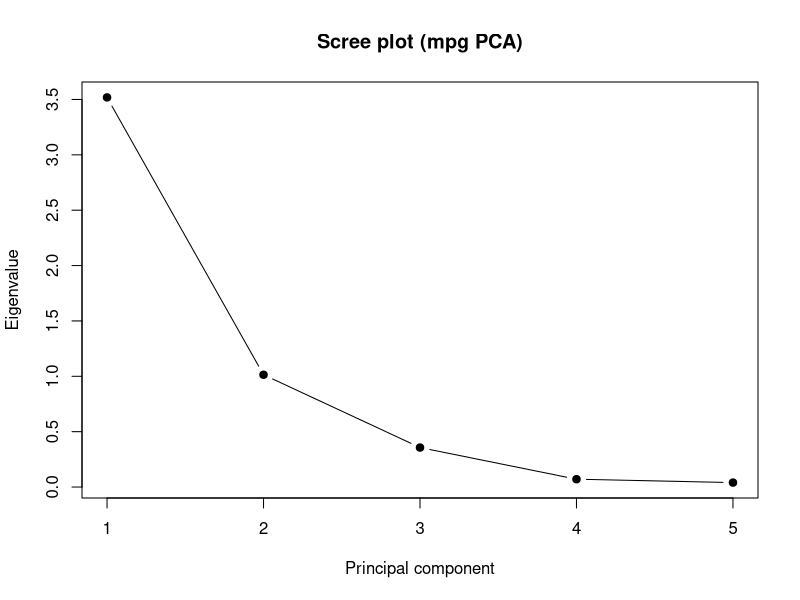
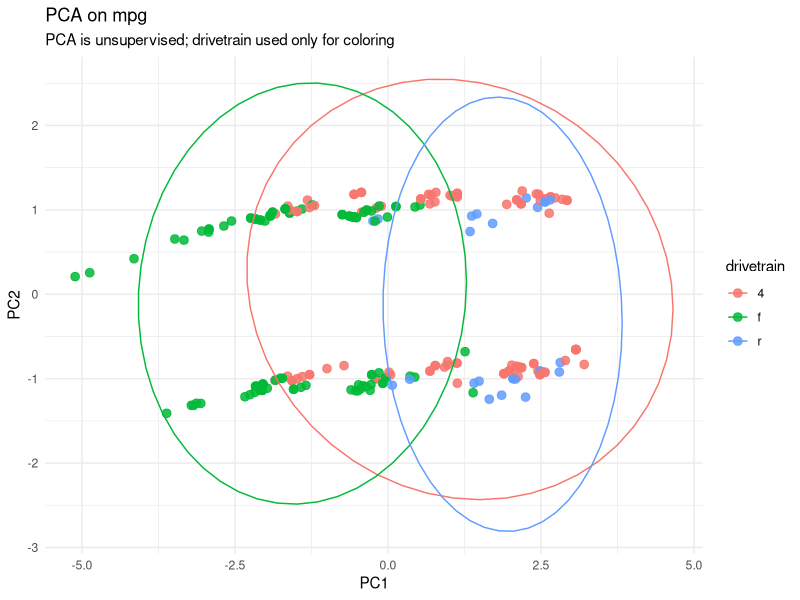

Write R code to recreate these figures, in order.
## ---- chunk 1

# Question 1 - PCA

# I'm using the mpg dataset to see if you can determine the drivetrain of cars based on the numeric data in the dataset

set.seed(1) # Setting seed

library(ggplot2)
library(psych)
library(randomForest)

data <- mpg

mpg_num <- data[,c(3:5, 8:9)]

bart <- cortest.bartlett(cor(mpg_num), n = nrow(mpg_num)) # Running Bartlett's
bart # Very small p-value so worth pursuing

## ---- chunk 2
pca <- prcomp(mpg_num, center = TRUE, scale. = TRUE) # Runinng PCA
summary(pca)

eig <- pca$sdev^2 # Finding eigenvalues
pve <- eig / sum(eig) # Finding proportion of variance explained

pca_var_table <- data.frame(
  PC = paste0("PC", 1:length(eig)),
  Eigenvalue = round(eig, 3),
  PVE = round(pve, 3),
  CumPVE = round(cumsum(pve), 3)
)
pca_var_table

#PC1 and PC2 explain 90.7% of the variance

plot(eig, type = "b", pch = 19,
     xlab = "Principal component",
     ylab = "Eigenvalue",
     main = "Scree plot (mpg PCA)")

## ---- chunk 3
broken_stick <- function(p) sapply(1:p, function(k) sum(1/(k:p)) / p) # Running broken stick test
bs <- broken_stick(ncol(mpg_num))
bs

retain <- data.frame( # Checking where pve is larger than broken stick values to determine which pcs to use
  PC = paste0("PC", 1:length(pve)),
  ObservedPVE = round(pve, 3),
  BrokenStick = round(bs, 3),
  Keep = pve > bs
)
retain # Tells me to only use PC1, but going to use 2

drivetrain <- data$drv
scores <- as.data.frame(pca$x)
scores$drivetrain <- drivetrain # Adding in drivetrain to dataset to see if I can distinguish them

plt <- ggplot(scores, aes(PC1, PC2, color = drivetrain)) +
  geom_point(size = 2.6, alpha = 0.85) +
  theme_minimal() +
  labs(title = "PCA on mpg", subtitle = "PCA is unsupervised; drivetrain used only for coloring")

plt + stat_ellipse() # 95% CI

# You are not able to distinguish drivetrains from each other based on the numerical data
## ---- chunk 4
# Running significance test
man <- manova(cbind(PC1, PC2) ~ drivetrain, data = scores)
summary(man, test = "Pillai")
# Although it doesn't appear that way based on the graph, there is a large amount of significance

print(pca$rotation) # Checking to see what variables contributed the most to PC1 and PC2. It looks like engine displacement and number of cylinders contributed the most
## ---- chunk 5
# Question 2 - Random Forest

set.seed(42)
id_train <- sample(seq_len(nrow(mpg)), size = 0.7 * nrow(mpg))
train <- mpg[id_train, ] # Training dataset for training the model
test  <- mpg[-id_train, ] # Testing dataset
print(head(train))
print(head(test))

set.seed(123)
rf <- randomForest(
  as.factor(drv)~ ., data = train, # Period means all other data
  ntree = 500, # Number of trees made based on hardness
  mtry = 2, # Number of features selected in our bootstrapping 
  importance = TRUE
)
print(rf)
# My OOB is 7.36%
# My confusion matrix was pretty successful at classifying on training data
## ---- chunk 6
# Now putting new data into same model
pred <- predict(rf, newdata = test)
conf <- table(Observed = test$drv, Predicted = pred)
conf
# My model was relatively successful on new data

# Checking accuracy
acc <- mean(pred == test$drv)
print(acc)

print(importance(rf))
# Based on mean decrease accuracy the most important variables were hwy and cty
# Based on GINI the most important variables were hwy and cty, as well

# My data based on PCA and random forest didn't really agree with each other

# I noticed differences in that PCA just takes all of the data you have while random forest takes some of the data you have and tries to use that to predict new data
